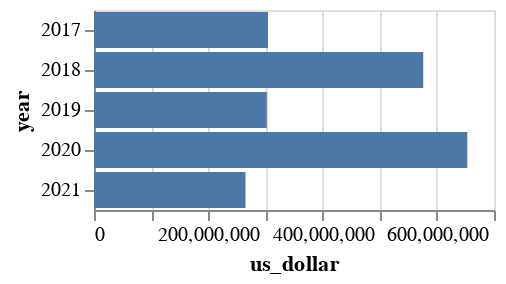

The code cell stored with this chart in its notebook:
### Code cell
alt.Chart(df_grp_years).mark_bar().encode(y="year:O", x="us_dollar").properties(
    width=200
)

### Figure 1 — Vega-Lite specification as saved in the notebook (floating-point values rounded to 4 significant figures)
{"config": {"view": {"continuousWidth": 400, "continuousHeight": 300}}, "data": {"name": "data-56ae7156f9ec79d4332e568885ccf8fe"}, "mark": "bar", "encoding": {"x": {"field": "us_dollar", "type": "quantitative"}, "y": {"field": "year", "type": "ordinal"}}, "width": 200, "$schema": "https://vega.github.io/schema/vega-lite/v4.17.0.json", "datasets": {"data-56ae7156f9ec79d4332e568885ccf8fe": [{"year": 2020, "us_dollar": 653298240}, {"year": 2018, "us_dollar": 576200872}, {"year": 2017, "us_dollar": 304492456}, {"year": 2019, "us_dollar": 302390960}, {"year": 2021, "us_dollar": 265163179}]}}
